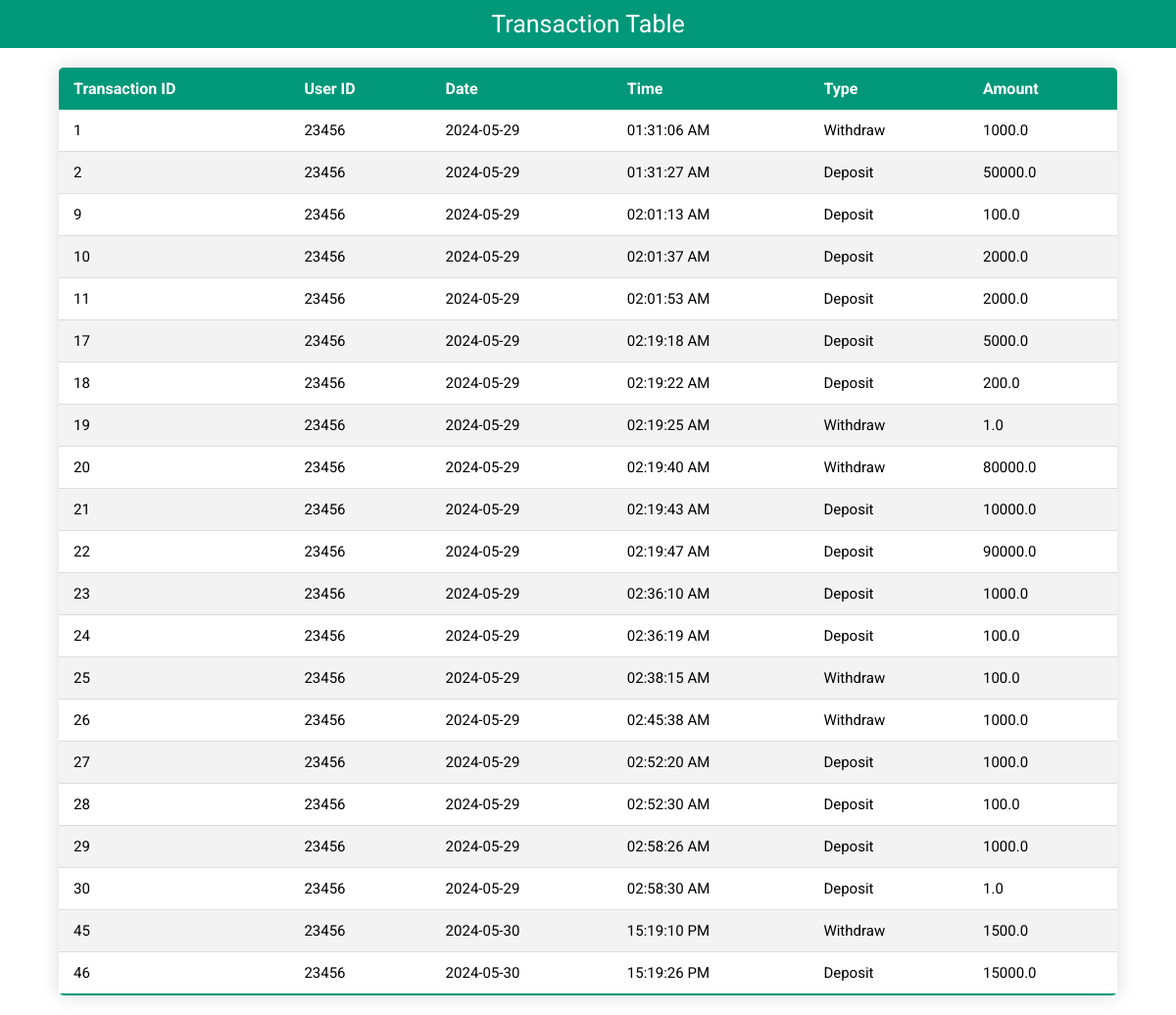
Page /table (signed in) on the committed database.
### models.py (models this page shows)
class Transaction(db.Model):
    id = db.Column(db.Integer, primary_key=True)
    user_id = db.Column(db.Integer, db.ForeignKey('user.id'), nullable=False)
    balance = db.Column(db.Float, nullable=False, default=0)
    withdraw = db.Column(db.Float, nullable=False, default=0)
    deposit = db.Column(db.Float, nullable=False, default=0)
    date = db.Column(db.Date, nullable=False, default=datetime.now().date())
    time = db.Column(db.Time, nullable=False, default=datetime.now().time())

### routes.py (the view)
    @app.route('/table')
    def table():
        user_id = get_current_user_id()
        if user_id is None:
            return redirect(url_for('login'))
        transactions = Transaction.query.filter_by(user_id=user_id).all()
        return render_template('Table/index.html', transactions=transactions)

### routes.py (called while the page is built)
def get_current_user_id():
    user_id = session.get('user_id')
    if user_id:
        return user_id
    else:
        return None

def table_route(app, db):
    @app.route('/table')
    def table():
        user_id = get_current_user_id()
        if user_id is None:
            return redirect(url_for('login'))
        transactions = Transaction.query.filter_by(user_id=user_id).all()
        return render_template('Table/index.html', transactions=transactions)

### templates/Table/index.html (shortened to what this page needs)
<!DOCTYPE html>
<html>
<head>
    <link rel="stylesheet" type="text/css" href="{{ url_for('static', filename='Table/style/general.css') }}">
</head>
<body>
    <div class="container">
        <div class="title">Transaction Table</div>
        <div class="table_container">
            <table class="table_content">
                <thead>
                    <tr>
                        <th>Transaction ID</th>
                        <th>User ID</th>
                        <th>Date</th>
                        <th>Time</th>
                        <th>Type</th>
                        <th>Amount</th>
                    </tr>
                </thead>
                <tbody>
                    {% for transaction in transactions %}
                    <tr>
                        <td>{{ transaction.id }}</td>
                        <td>{{ transaction.user_id }}</td>
                        <td>{{ transaction.date.strftime('%Y-%m-%d') }}</td>
                        <td>{{ transaction.time.strftime('%H:%M:%S %p') }}</td>
                        <td>{{ 'Deposit' if transaction.deposit else 'Withdraw' }}</td>
                        <td>{{ transaction.deposit if transaction.deposit else transaction.withdraw }}</td>
                    </tr>
                    {% endfor %}
                </tbody>
            </table>
        </div>
    </div>
</body>
</html>

### static/Table/style/general.css (style rules this page uses)
body { font-family: Roboto, Arial, sans-serif; margin: 0; padding: 0; }
body.fade-in { opacity: 1; }
.container { width: 100%; display: flex; flex-direction: column; justify-content: center; align-items: center; margin: auto; }
.title { width: 100%; background: #009879; color: #fff; padding: 10px 0; text-align: center; font-size: 25px; }
.table_container { width: 90%; overflow-x: auto; padding: 20px; }
.table_content { border-collapse: collapse; width: 100%; border-radius: 5px; overflow: hidden; box-shadow: 0 0 20px rgba(0, 0, 0, 0.15); }
.table_content thead tr { background-color: #009879; color: #ffffff; text-align: left; font-weight: bold; }
.table_content th, .table_content td { padding: 12px 15px; }
.table_content td { font-size: 15px; }
.table_content tbody tr { border-bottom: 1px solid #dddddd; }
.table_content tbody tr:nth-of-type(even) { background-color: #f3f3f3; }
.table_content tbody tr:last-of-type { border-bottom: 2px solid #009879; }

### rows in the picture
Transaction: deposit "Withdraw"
Transaction: deposit "Deposit"
Transaction: deposit "Deposit"
Transaction: deposit "Deposit"
Transaction: deposit "Deposit"
Transaction: deposit "Deposit"
Transaction: deposit "Deposit"
Transaction: deposit "Withdraw"
Transaction: deposit "Withdraw"
Transaction: deposit "Deposit"
Transaction: deposit "Deposit"
Transaction: deposit "Deposit"
Transaction: deposit "Deposit"
Transaction: deposit "Withdraw"
Transaction: deposit "Withdraw"
Transaction: deposit "Deposit"
Transaction: deposit "Deposit"
Transaction: deposit "Deposit"
Transaction: deposit "Deposit"
Transaction: deposit "Withdraw"
Transaction: deposit "Deposit"
